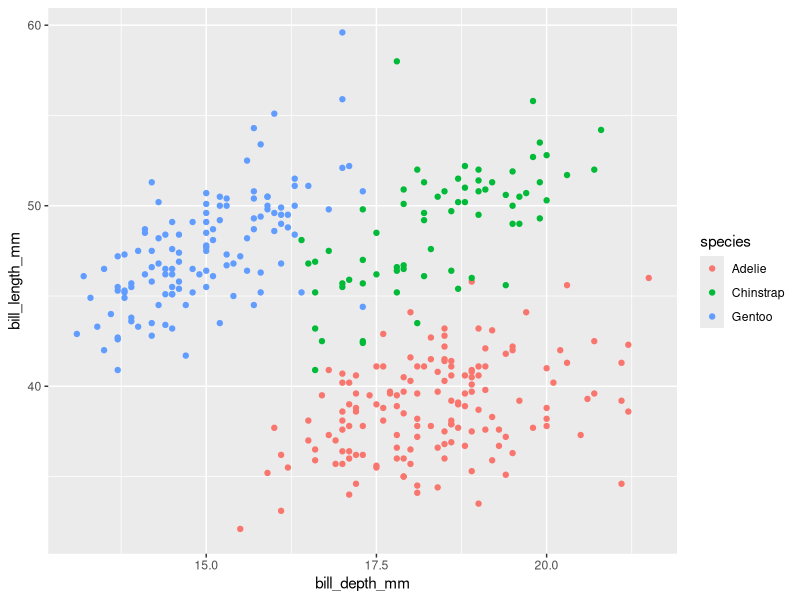
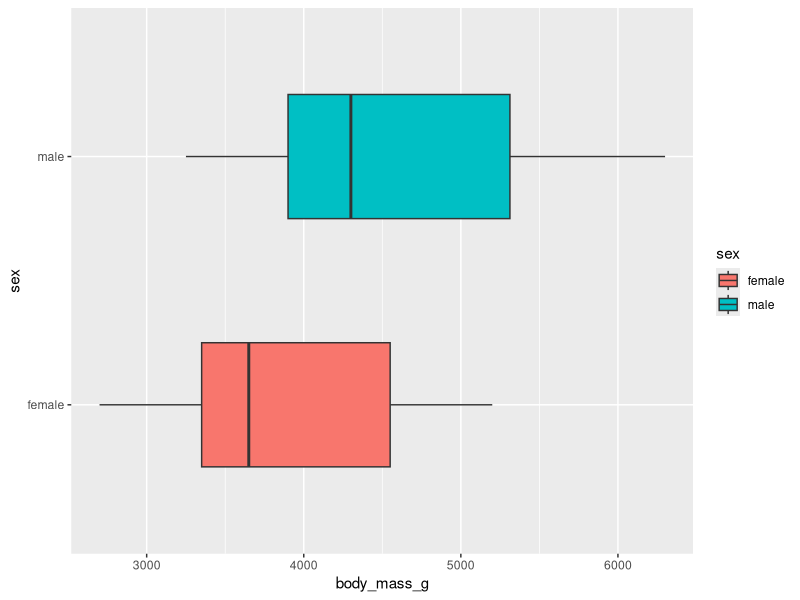
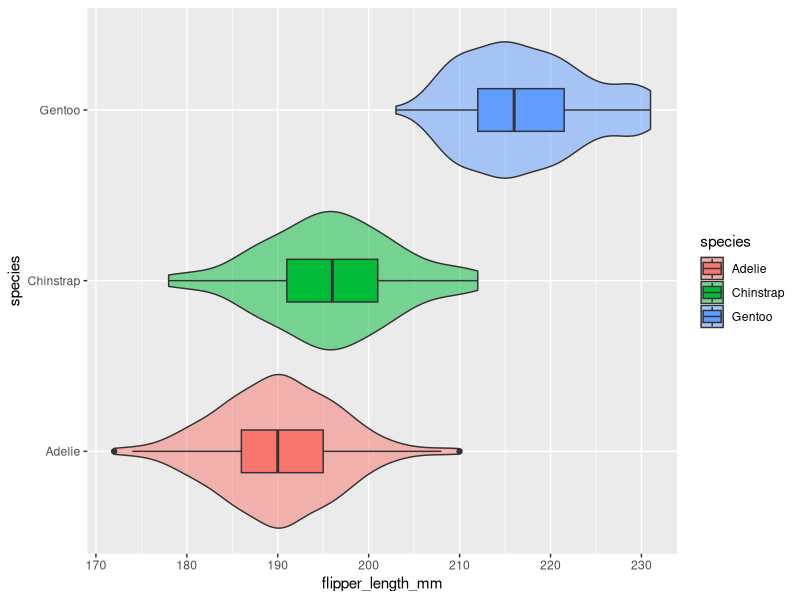

These figures' R source, in order:
## ---- chunk 1
#| include: FALSE

library(tidyverse)
library(palmerpenguins)
## ---- chunk 2
palmerpenguins::penguins |>
  ggplot(aes(x = bill_depth_mm, y = bill_length_mm, color = species)) +
  geom_point()
## ---- chunk 3
palmerpenguins::penguins |>
  drop_na() |>
  ggplot(aes(x = sex, y = body_mass_g, fill = sex)) +
  geom_boxplot(width = 0.5) +
  coord_flip()
## ---- chunk 4
palmerpenguins::penguins |>
  drop_na() |>
  ggplot(aes(x = species, y = flipper_length_mm, fill = species)) +
  geom_violin(alpha = 0.5) +
  geom_boxplot(width = 0.25) +
  coord_flip()
